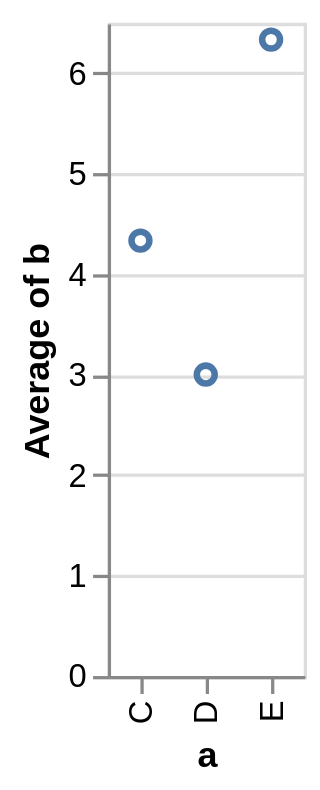

The specification (Vega-Lite) saved for this image:
### Vega specification from a JSON file in a GitHub repository (floating-point values rounded to 4 significant figures)
{"$schema": "https://vega.github.io/schema/vega/v5.json", "background": "white", "padding": 5, "height": 200, "style": "cell", "data": [{"name": "source_0", "values": [{"a": "C", "b": 2}, {"a": "C", "b": 7}, {"a": "C", "b": 4}, {"a": "D", "b": 1}, {"a": "D", "b": 2}, {"a": "D", "b": 6}, {"a": "E", "b": 8}, {"a": "E", "b": 4}, {"a": "E", "b": 7}]}, {"name": "data_0", "source": "source_0", "transform": [{"type": "aggregate", "groupby": ["a"], "ops": ["average"], "fields": ["b"], "as": ["average_b"]}, {"type": "filter", "expr": "isValid(datum[\"average_b\"]) && isFinite(+datum[\"average_b\"])"}]}], "signals": [{"name": "x_step", "value": 20}, {"name": "width", "update": "bandspace(domain('x').length, 1, 0.5) * x_step"}], "marks": [{"name": "marks", "type": "symbol", "style": ["point"], "from": {"data": "data_0"}, "encode": {"update": {"fill": {"value": "transparent"}, "stroke": {"value": "#4c78a8"}, "ariaRoleDescription": {"value": "point"}, "description": {"signal": "\"a: \" + (isValid(datum[\"a\"]) ? datum[\"a\"] : \"\"+datum[\"a\"]) + \"; Average of b: \" + (format(datum[\"average_b\"], \"\"))"}, "x": {"scale": "x", "field": "a"}, "y": {"scale": "y", "field": "average_b"}}}}], "scales": [{"name": "x", "type": "point", "domain": {"data": "data_0", "field": "a", "sort": true}, "range": {"step": {"signal": "x_step"}}, "padding": 0.5}, {"name": "y", "type": "linear", "domain": {"data": "data_0", "field": "average_b"}, "range": [{"signal": "height"}, 0], "nice": true, "zero": true}], "axes": [{"scale": "y", "orient": "left", "gridScale": "x", "grid": true, "tickCount": {"signal": "ceil(height/40)"}, "domain": false, "labels": false, "aria": false, "maxExtent": 0, "minExtent": 0, "ticks": false, "zindex": 0}, {"scale": "x", "orient": "bottom", "grid": false, "title": "a", "labelAlign": "right", "labelAngle": 270, "labelBaseline": "middle", "zindex": 0}, {"scale": "y", "orient": "left", "grid": false, "title": "Average of b", "labelOverlap": true, "tickCount": {"signal": "ceil(height/40)"}, "zindex": 0}], "config": {"normalizedNumberFormat": ".2%"}}
